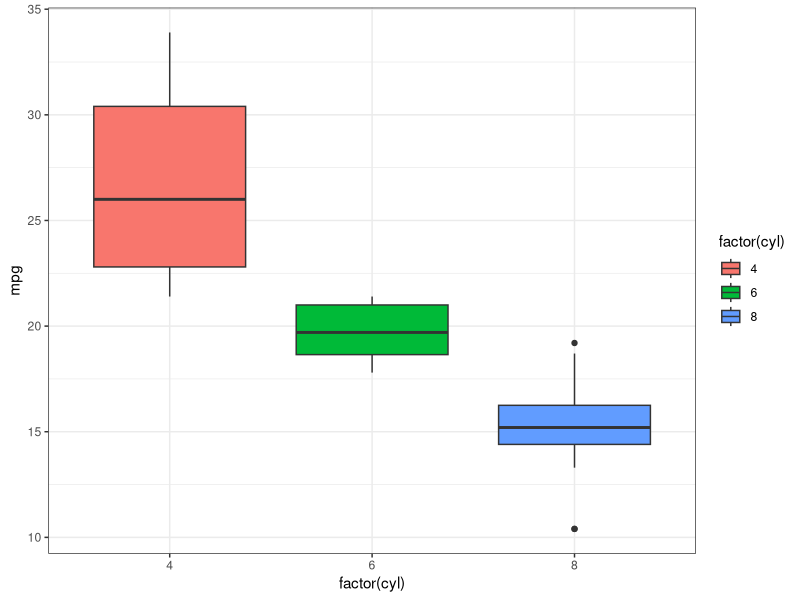

Write the R code that produced this figure.
library(ggplot2)
df <- mtcars

pl <- ggplot(df,aes(x=factor(cyl),y=mpg))
#print(pl+geom_boxplot())

#print(pl+geom_boxplot()+coord_flip())
#coord_flip is used to flit axis of graph

#print(pl+geom_boxplot(fill='blue'))

print(pl+geom_boxplot(aes(fill=factor(cyl))) + theme_bw())
